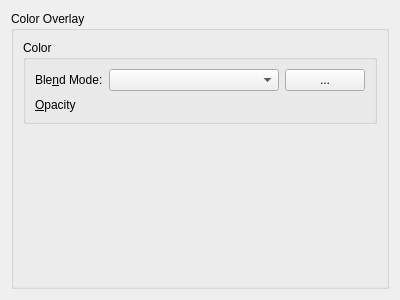
<?xml version="1.0" encoding="UTF-8"?>
<ui version="4.0">
 <class>WdgColorOverlay</class>
 <widget class="QWidget" name="WdgColorOverlay">
  <property name="geometry">
   <rect>
    <x>0</x>
    <y>0</y>
    <width>400</width>
    <height>300</height>
   </rect>
  </property>
  <layout class="QGridLayout" name="gridLayout">
   <item row="0" column="0">
    <widget class="QGroupBox" name="groupBox">
     <property name="title">
      <string>Color Overlay</string>
     </property>
     <layout class="QVBoxLayout" name="verticalLayout">
      <item>
       <widget class="QGroupBox" name="groupBox_2">
        <property name="title">
         <string>Color</string>
        </property>
        <layout class="QFormLayout" name="formLayout">
         <property name="fieldGrowthPolicy">
          <enum>QFormLayout::AllNonFixedFieldsGrow</enum>
         </property>
         <item row="0" column="0">
          <widget class="QLabel" name="label_13">
           <property name="text">
            <string>Ble&amp;nd Mode:</string>
           </property>
           <property name="buddy">
            <cstring>cmbCompositeOp</cstring>
           </property>
          </widget>
         </item>
         <item row="0" column="1">
          <layout class="QHBoxLayout" name="horizontalLayout">
           <item>
            <widget class="KisCompositeOpComboBox" name="cmbCompositeOp">
             <property name="sizePolicy">
              <sizepolicy hsizetype="Expanding" vsizetype="Fixed">
               <horstretch>0</horstretch>
               <verstretch>0</verstretch>
              </sizepolicy>
             </property>
             <property name="toolTip">
              <string>Set the blend mode for the layer</string>
             </property>
            </widget>
           </item>
           <item>
            <widget class="KColorButton" name="bnColor">
             <property name="text">
              <string>...</string>
             </property>
            </widget>
           </item>
          </layout>
         </item>
         <item row="1" column="0">
          <widget class="QLabel" name="label_14">
           <property name="text">
            <string>&amp;Opacity</string>
           </property>
           <property name="buddy">
            <cstring>intOpacity</cstring>
           </property>
          </widget>
         </item>
         <item row="1" column="1">
          <widget class="KisSliderSpinBox" name="intOpacity" native="true">
           <property name="sizePolicy">
            <sizepolicy hsizetype="Expanding" vsizetype="Minimum">
             <horstretch>0</horstretch>
             <verstretch>0</verstretch>
            </sizepolicy>
           </property>
           <property name="minimumSize">
            <size>
             <width>10</width>
             <height>15</height>
            </size>
           </property>
           <property name="toolTip">
            <string>Set the master opacity for the layer</string>
           </property>
           <property name="whatsThis">
            <string>Adjust the transparency of the layer</string>
           </property>
          </widget>
         </item>
        </layout>
       </widget>
      </item>
      <item>
       <spacer name="verticalSpacer">
        <property name="orientation">
         <enum>Qt::Vertical</enum>
        </property>
        <property name="sizeHint" stdset="0">
         <size>
          <width>20</width>
          <height>151</height>
         </size>
        </property>
       </spacer>
      </item>
     </layout>
    </widget>
   </item>
  </layout>
 </widget>
 <customwidgets>
  <customwidget>
   <class>KColorButton</class>
   <extends>QPushButton</extends>
   <header>kcolorbutton.h</header>
   <container>1</container>
  </customwidget>
  <customwidget>
   <class>KisCompositeOpComboBox</class>
   <extends>QComboBox</extends>
   <header location="global">kis_cmb_composite.h</header>
  </customwidget>
  <customwidget>
   <class>KisSliderSpinBox</class>
   <extends>QWidget</extends>
   <header location="global">kis_slider_spin_box.h</header>
   <container>1</container>
  </customwidget>
 </customwidgets>
 <resources/>
 <connections/>
</ui>
